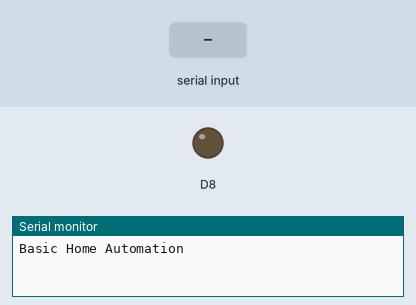
Simulated run of this sketch. Board: ESP8266 (NodeMCU). Shown: output pins drawn as LEDs (lit = HIGH), the last lines printed to the serial monitor. The test bench sets the inputs (shaded band).

Above: at 2.2 s.
2.3 s: "on" received over Serial
At 3.8 s:
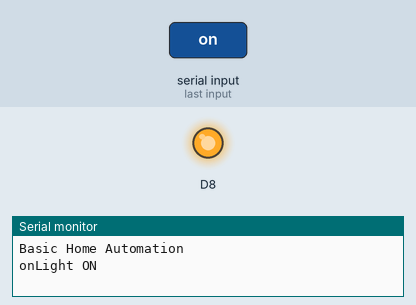
4.9 s: "off" received over Serial
At 7.0 s:
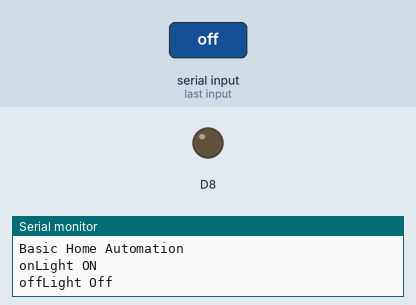
Timing chart, 0 to 8.5 s (numbered marks = the images above; inputs shaded):
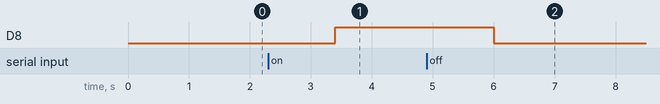

The sketch:

home_automation_basic.ino
```cpp
void setup()
{
  pinMode(D8,OUTPUT);
  Serial.begin(115200);
  Serial.println();
  Serial.println("Basic Home Automation");
  delay(1000);
}

void loop()
{
  while(Serial.available()>0)
  {
    String ch=Serial.readString();
    Serial.print(ch);
    delay(100);
    if(ch=="on")
    {
      Serial.println("Light ON");
      digitalWrite(D8,HIGH);
    }
    else if(ch=="off")
    {
      Serial.println("Light Off");
      digitalWrite(D8,LOW);
    }
  }
}
```

Measured:
- after the input at 2.3 s, D8: LOW → HIGH after 1.1 s
- after the input at 4.9 s, D8: HIGH → LOW after 1.1 s
